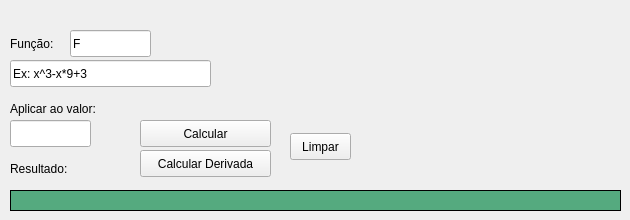
    <widget class="QWidget" name="tab_6">
     <attribute name="title">
      <string>Solver</string>
     </attribute>
     <widget class="QLabel" name="saida">
      <property name="geometry">
       <rect>
        <x>10</x>
        <y>190</y>
        <width>611</width>
        <height>21</height>
       </rect>
      </property>
      <property name="font">
       <font>
        <pointsize>11</pointsize>
       </font>
      </property>
      <property name="cursor">
       <cursorShape>IBeamCursor</cursorShape>
      </property>
      <property name="styleSheet">
       <string notr="true">QLabel{
	background-color:rgb(85, 170, 127);
}</string>
      </property>
      <property name="frameShape">
       <enum>QFrame::Box</enum>
      </property>
      <property name="text">
       <string/>
      </property>
      <property name="alignment">
       <set>Qt::AlignCenter</set>
      </property>
      <property name="wordWrap">
       <bool>false</bool>
      </property>
      <property name="textInteractionFlags">
       <set>Qt::TextBrowserInteraction</set>
      </property>
     </widget>
     <widget class="QLineEdit" name="parametro">
      <property name="geometry">
       <rect>
        <x>10</x>
        <y>120</y>
        <width>81</width>
        <height>27</height>
       </rect>
      </property>
     </widget>
     <widget class="QPushButton" name="calcular_derivada">
      <property name="geometry">
       <rect>
        <x>140</x>
        <y>150</y>
        <width>131</width>
        <height>27</height>
       </rect>
      </property>
      <property name="cursor">
       <cursorShape>PointingHandCursor</cursorShape>
      </property>
      <property name="text">
       <string>Calcular Derivada</string>
      </property>
     </widget>
     <widget class="QLabel" name="label_23">
      <property name="geometry">
       <rect>
        <x>10</x>
        <y>160</y>
        <width>91</width>
        <height>17</height>
       </rect>
      </property>
      <property name="text">
       <string>Resultado:</string>
      </property>
     </widget>
     <widget class="QLabel" name="label_24">
      <property name="geometry">
       <rect>
        <x>10</x>
        <y>35</y>
        <width>67</width>
        <height>17</height>
       </rect>
      </property>
      <property name="text">
       <string>Função:</string>
      </property>
     </widget>
     <widget class="QPushButton" name="calcular_2">
      <property name="geometry">
       <rect>
        <x>140</x>
        <y>120</y>
        <width>131</width>
        <height>27</height>
       </rect>
      </property>
      <property name="cursor">
       <cursorShape>PointingHandCursor</cursorShape>
      </property>
      <property name="text">
       <string>Calcular</string>
      </property>
     </widget>
     <widget class="QLineEdit" name="entrada">
      <property name="geometry">
       <rect>
        <x>10</x>
        <y>60</y>
        <width>201</width>
        <height>27</height>
       </rect>
      </property>
      <property name="statusTip">
       <string>Digite aqui sua funçao</string>
      </property>
      <property name="text">
       <string>Ex: x^3-x*9+3</string>
      </property>
     </widget>
     <widget class="QLabel" name="label_25">
      <property name="geometry">
       <rect>
        <x>10</x>
        <y>100</y>
        <width>131</width>
        <height>17</height>
       </rect>
      </property>
      <property name="text">
       <string>Aplicar ao valor:</string>
      </property>
     </widget>
     <widget class="QPushButton" name="Clear">
      <property name="geometry">
       <rect>
        <x>290</x>
        <y>133</y>
        <width>61</width>
        <height>27</height>
       </rect>
      </property>
      <property name="cursor">
       <cursorShape>PointingHandCursor</cursorShape>
      </property>
      <property name="text">
       <string>Limpar</string>
      </property>
     </widget>
     <widget class="QLineEdit" name="Name">
      <property name="geometry">
       <rect>
        <x>70</x>
        <y>30</y>
        <width>81</width>
        <height>27</height>
       </rect>
      </property>
      <property name="statusTip">
       <string>De um nome a sua funçao!</string>
      </property>
      <property name="text">
       <string>F</string>
      </property>
     </widget>
    </widget>
